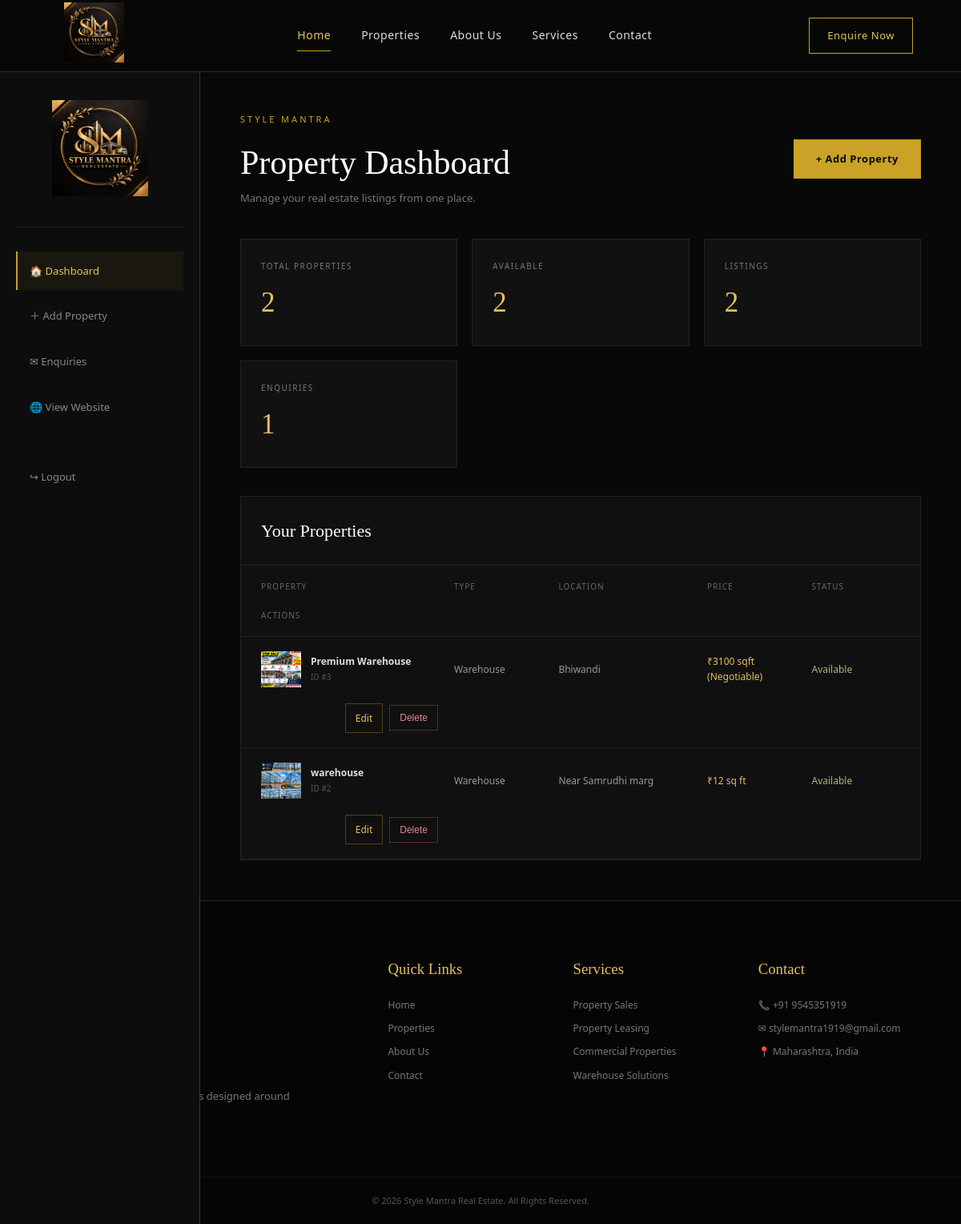
/dashboard (signed in), run on the app's committed database.
### tables this page shows
CREATE TABLE properties (
            id INTEGER PRIMARY KEY AUTOINCREMENT,

            title TEXT NOT NULL,

            property_type TEXT NOT NULL,

            price TEXT NOT NULL,

            location TEXT NOT NULL,

            area TEXT,

            bedrooms INTEGER,

            bathrooms INTEGER,

            description TEXT,

            image TEXT,

            status TEXT DEFAULT 'Available'
        );

### app.py (the view)
@app.route("/dashboard")
def dashboard():
    if "owner_id" not in session:
        return redirect(
            url_for("login")
        )
    connection = get_db()
    properties = connection.execute("""
        SELECT *
        FROM properties
        ORDER BY id DESC
    """).fetchall()
    enquiry_count = connection.execute("""
        SELECT COUNT(*)
        FROM enquiries
    """).fetchone()[0]
    connection.close()
    return render_template(
        "dashboard.html",
        properties=properties,
        enquiry_count=enquiry_count
    )

### database.py (called while the page is built)
def get_db():
    connection = sqlite3.connect(
        DATABASE
    )
    connection.row_factory = sqlite3.Row
    return connection

### templates/dashboard.html (shortened to what this page needs)
{% extends "base.html" %}
{% block content %}
<section class="dashboard-page">
    <aside class="dashboard-sidebar">
        <div class="dashboard-logo">
            <img
                src="{{ url_for(
                    'static',
                    filename='images/logo.png'
                ) }}"
                alt="Style Mantra"
            >
        </div>
        <div class="sidebar-menu">
            <a
                href="{{ url_for('dashboard') }}"
                class="sidebar-link active"
            >
                🏠 Dashboard
            </a>
            <a
                href="{{ url_for('add_property') }}"
                class="sidebar-link"
            >
                ＋ Add Property
            </a>
            <a
                href="{{ url_for('enquiries') }}"
                class="sidebar-link"
            >
                ✉ Enquiries
            </a>
            <a
                href="{{ url_for('home') }}"
                class="sidebar-link"
            >
                🌐 View Website
            </a>
            <a
                href="{{ url_for('logout') }}"
                class="sidebar-link logout"
            >
                ↪ Logout
            </a>
        </div>
    </aside>
    <main class="dashboard-main">
        <div class="dashboard-top">
            <div>
                <p class="section-label">
                    STYLE MANTRA
                </p>
                <h1>
                    Property Dashboard
                </h1>
                <p>
                    Manage your real estate listings
                    from one place.
                </p>
            </div>
            <a
                href="{{ url_for('add_property') }}"
                class="gold-button"
            >
                + Add Property
            </a>
        </div>
        <div class="dashboard-stats">
            <div class="dashboard-stat">
                <span>
                    TOTAL PROPERTIES
                </span>
                <strong>
                    {{ properties|length }}
                </strong>
            </div>
            <div class="dashboard-stat">
                <span>
                    AVAILABLE
                </span>
                <strong>
                    {{ properties
                       |selectattr(
                           "status",
                           "equalto",
                           "Available"
                       )
                       |list
                       |length
                    }}
                </strong>
            </div>
            <div class="dashboard-stat">
                <span>
                    LISTINGS
                </span>
                <strong>
                    {{ properties|length }}
                </strong>
            </div>
            <div class="dashboard-stat">
                <span>
                    ENQUIRIES
                </span>
                <strong>
                    {{ enquiry_count }}
                </strong>
            </div>
        </div>
        <div class="dashboard-table-container">
            <div class="table-heading">
                <h2>
                    Your Properties
                </h2>
            </div>
            {% if properties %}
            <div class="property-table">
                <div class="table-header">
                    <span>
                        Property
                    </span>
                    <span>
                        Type
                    </span>
                    <span>
                        Location
                    </span>
                    <span>
                        Price
                    </span>
                    <span>
                        Status
                    </span>
                    <span>
                        Actions
                    </span>
                </div>
                {% for property in properties %}
                <div class="table-row">
                    <a
                        href="{{ url_for(
                            'property_details',
                            property_id=property['id']
                        ) }}"
                        class="table-property"
                    >
                        {% if property["image"] %}
                        <img
                            src="{{ url_for(
                                'static',
                                filename=property['image']
                            ) }}"
                            alt="{{ property['title'] }}"
                        >
                        {% else %}
                        <div class="table-image">
                            🏠
                        </div>
                        {% endif %}
                        <div>
                            <strong>
                                {{ property["title"] }}
                            </strong>
                            <small>
                                ID #{{ property["id"] }}
                            </small>
                        </div>
                    </a>
                    <span>
                        {{ property["property_type"] }}
                    </span>
                    <span>
                        {{ property["location"] }}
                    </span>
                    <span class="table-price">
                        ₹{{ property["price"] }}
                    </span>
                    <span class="status">
                        {{ property["status"] }}
                    </span>
                    <div class="table-actions">
                        <a
                            href="{{ url_for(
                                'edit_property',
                                property_id=property['id']
                            ) }}"
                            class="edit-button"
                        >
                            Edit
                        </a>
                        <form
                            method="POST"
                            action="{{ url_for(
                                'delete_property',
                                property_id=property['id']
                            ) }}"
                            onsubmit="return confirm(
                                'Are you sure you want to delete this property?'
                            );"
                        >
                            <button
                                type="submit"
                                class="delete-button"
                            >
                                Delete
                            </button>
                        </form>
                    </div>
                </div>
                {% endfor %}
            </div>
            {% endif %}
        </div>
    </main>
</section>
{% endblock %}

### static/css/style.css (style rules this page uses)
* { margin: 0; padding: 0; box-sizing: border-box; }
html { scroll-behavior: smooth; }
body { background: #080808; color: #ffffff; font-family: "Segoe UI", Arial, sans-serif; line-height: 1.6; }
a { text-decoration: none; color: inherit; }
:root { --black: #080808; --black-light: #111111; --black-card: #151515; --gold: #C9A227; --gold-light: #E5C15A; --gold-dark: #8E6B16; --cream: #F5E7C1; --white: #FFFFFF; --gray: #A5A5A5; --border: rgba(201, 162, 39, 0.25); }
.gold-button, .outline-button { display: inline-flex; align-items: center; justify-content: center; padding: 14px 28px; font-size: 13px; font-weight: 600; letter-spacing: 0.5px; transition: 0.3s ease; }
.gold-button { background: var(--gold); color: #080808; }
.section-label { color: var(--gold); font-size: 11px; letter-spacing: 3px; margin-bottom: 12px; }
.dashboard-page { min-height: 100vh; padding-top: 90px; display: flex; background: #080808; }
.dashboard-sidebar { width: 250px; position: fixed; top: 90px; bottom: 0; left: 0; background: #0d0d0d; border-right: 1px solid var(--border); padding: 35px 20px; }
.dashboard-logo { text-align: center; padding-bottom: 30px; border-bottom: 1px solid #222; margin-bottom: 30px; }
.dashboard-logo img { width: 120px; }
.sidebar-menu { display: flex; flex-direction: column; gap: 8px; }
.sidebar-link { padding: 14px 15px; color: #888; font-size: 13px; border-left: 2px solid transparent; transition: 0.3s; }
.sidebar-link:hover, .sidebar-link.active { color: var(--gold-light); background: rgba(201,162,39,0.07); border-left-color: var(--gold); }
.sidebar-link.logout { margin-top: 30px; }
.dashboard-main { width: calc(100% - 250px); margin-left: 250px; padding: 50px; }
.dashboard-top { display: flex; justify-content: space-between; align-items: center; margin-bottom: 40px; }
.dashboard-top h1 { font-family: Georgia, serif; font-size: 42px; font-weight: 400; }
.dashboard-top p:not(.section-label) { color: #777; font-size: 13px; }
.dashboard-stats { display: grid; grid-template-columns: repeat(3, 1fr); gap: 18px; margin-bottom: 35px; }
.dashboard-stat { padding: 25px; background: #111; border: 1px solid #222; }
.dashboard-stat span { display: block; color: #777; font-size: 10px; letter-spacing: 1.5px; margin-bottom: 10px; }
.dashboard-stat strong { color: var(--gold-light); font-family: Georgia, serif; font-size: 35px; font-weight: 400; }
.dashboard-table-container { background: #101010; border: 1px solid #222; }
.table-heading { padding: 25px; border-bottom: 1px solid #222; }
.table-heading h2 { font-family: Georgia, serif; font-weight: 400; font-size: 22px; }
.property-table { width: 100%; }
.table-header, .table-row { display: grid; grid-template-columns: 2fr 1fr 1.5fr 1fr 1fr; gap: 20px; align-items: center; padding: 18px 25px; }
.table-header { color: #666; font-size: 10px; text-transform: uppercase; letter-spacing: 1px; border-bottom: 1px solid #222; }
.table-row { color: #999; font-size: 12px; border-bottom: 1px solid #1d1d1d; transition: 0.3s; }
.table-property { display: flex; align-items: center; gap: 12px; }
.table-property img, .table-image { width: 50px; height: 45px; object-fit: cover; }
.table-property strong { display: block; color: #ddd; }
.table-property small { color: #555; }
.table-price { color: var(--gold-light); }
.status { color: #9dbb78; }
.table-actions { display: flex; align-items: center; justify-content: flex-end; gap: 8px; }
.edit-button, .delete-button { padding: 8px 12px; font-size: 12px; text-decoration: none; border: 1px solid rgba(201, 162, 39, 0.35); background: transparent; cursor: pointer; transition: 0.3s ease; }
.edit-button { color: #E5C15A; }
.delete-button { color: #d88; border-color: rgba(220, 100, 100, 0.35); }

### data on the page
properties: image (picture), title "Premium Warehouse", id "3", property_type "Warehouse", location "Bhiwandi", price "3100 sqft (Negotiable)", status "Available"
properties: image (picture), title "warehouse", id "2", property_type "Warehouse", location "Near Samrudhi marg", price "12 sq ft", status "Available"

### other printed values
{{ properties|length }} "2"
{{ enquiry_count }} "1"
